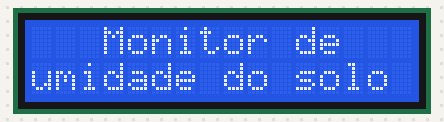
Simulated run of this sketch. Board: Arduino Uno, built with avr-gcc and run on an emulated ATmega328P. On the bench: 16×2 character LCD.

Above: at 0.2 s.
At 1.1 s:
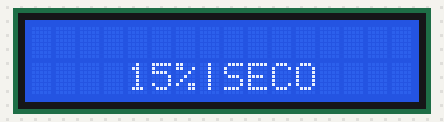

The sketch:

LeituraSolo.ino
```cpp
#include <LiquidCrystal_I2C.h>

#define pinoSensorUmidade A0 // pino do sensor de umidade

// Valores de referência do sensor de umidade
const short UMIDADE_AR = 558;   // leitura do sensor no ar (seco)
const short UMIDADE_AGUA = 258; // leitura do sensor na água (molhado)

const short PORCENT_UMIDADE_MINIMA = 40; // limite mínimo de umidade aceitável

short umidade = 0; // valor bruto da leitura de umidade

bool deveIrrigar = false;    // controle de ativação da irrigação
bool deveFertilizar = false; // controle de ativação da fertilização

// tempo em ms
unsigned long ultimaChecagemIrrigacao = 0; // controle de tempo da leitura

const short TAMANHO_LCD[2] = {16, 2};                        // dimensões do display LCD (colunas, linhas)
LiquidCrystal_I2C lcd(0x27, TAMANHO_LCD[0], TAMANHO_LCD[1]); // endereço e configuração do LCD

// Escreve texto no LCD, com quebra automática ou posição específica
void escreverNoLCD(String txt, short linha = -1)
{
  if (linha < 0)
  {
    const char delimiter[] = " ";     // separador
    const char *txtBuf = txt.c_str(); // conversão de String pra char[]

    char *token = strtok(txtBuf, delimiter); // separa as palavras

    String frases[TAMANHO_LCD[1]] = {}; // frases por linha
    short ultimoIdx = 0;                // número de linhas

    String frase = "";

    // separa as frases
    while (token != NULL)
    {
      String novaFrase = frase + " " + token;
      novaFrase.trim(); // limpa espações inúteis

      if (novaFrase.length() <= TAMANHO_LCD[0])
      {
        frase = novaFrase;
      }
      else
      {
        frases[ultimoIdx] = frase;
        frase = token;
        ultimoIdx++;
      }

      token = strtok(NULL, delimiter); // break
    }

    if (frase != "") // caso de uma linha que não foi pra o array
    {
      frases[ultimoIdx] = frase;
      ultimoIdx++;
    }

    // escreve as frases como der
    for (short i = 0; i < ultimoIdx; i++)
    {
      escreverNoLCD(frases[i], i);
    }
  }
  else
  {
    short tamanhoTxt = txt.length();
    short pos = (TAMANHO_LCD[0] - tamanhoTxt) / 2; // centraliza o texto
    lcd.setCursor(pos, linha);
    lcd.print(txt);
  }
}

// Realiza a leitura do solo e classifica o nível de umidade
void aferirSolo(
    short umidade_ar,  // valor de referência do ar (seco)
    short umidade_agua // valor de referência da água (submerso)
)
{
  lcd.clear();
  escreverNoLCD("Nivel de Umidade:", 0);

  short leitura = analogRead(pinoSensorUmidade); // leitura do sensor

  int porcentagemUmidade = map(leitura, umidade_ar, umidade_agua, 0, 100); // converte para porcentagem
  porcentagemUmidade = constrain(porcentagemUmidade, 0, 100);              // limita entre 0 e 100

  if (porcentagemUmidade > 85)
  {
    escreverNoLCD(String(porcentagemUmidade) + "%|ENCHARCADO", 1);
  }
  else if (70 < porcentagemUmidade && porcentagemUmidade <= 85)
  {
    escreverNoLCD(String(porcentagemUmidade) + "%|MUITO UMIDO", 1);
  }
  else if (PORCENT_UMIDADE_MINIMA < porcentagemUmidade && porcentagemUmidade <= 70)
  {
    escreverNoLCD(String(porcentagemUmidade) + "%|UMIDO", 1);
  }
  else if (porcentagemUmidade <= PORCENT_UMIDADE_MINIMA)
  {
    lcd.clear();
    escreverNoLCD(String(porcentagemUmidade) + "%|SECO", 1);

    deveIrrigar = true; // ativa irrigação quando solo está seco
  }
}

void setup()
{
  pinMode(pinoSensorUmidade, INPUT); // inicializa sensor de umidade

  lcd.begin(TAMANHO_LCD[0], TAMANHO_LCD[1]);
  lcd.init();

  lcd.backlight();   // liga iluminação do LCD
  lcd.leftToRight(); // define direção do texto

  escreverNoLCD("Monitor de umidade do solo");

  Serial.begin(9600);
}

void loop()
{
  unsigned long agora = millis();

  // realiza leitura periódica quando o sistema está ocioso
  if (!deveIrrigar && agora - ultimaChecagemIrrigacao > 1000)
  {
    aferirSolo(UMIDADE_AR, UMIDADE_AGUA);

    ultimaChecagemIrrigacao = agora; // atualiza tempo da última leitura
  }
}
```
